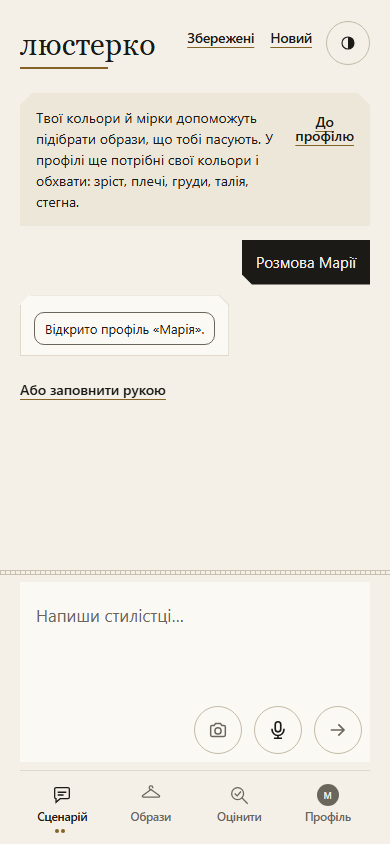
#> input picture аудит/проби/Е2-профіль-з-розмови-1011.png, 390 x 844 px
$ python -i 'вимір.py'   (imports and definitions only)
#> lines starting #> are read from the running program, lines starting #| are printed output that depends on the picture
### джерела/колір_простір_перетворення.py
# -*- coding: utf-8 -*-
"""ПЕРЕТВОРЕННЯ ПРОСТОРІВ І АДАПТАЦІЯ ОСВІТЛЮВАЧА — робочий простір CIELAB під D65:
SPACES (sRGB, P3), `to_lab`/`to_rgb`/`hex_з_lab`, `to_xyz`/`from_xyz`, OKLab для
палітрного масштабу (`to_oklab`, `d_ok` — R-COL-07/08), `адаптувати` (зведення кадру до
світла іншого кадру, фон Кріс у XYZ), `адаптувати_освітлювач` (C → D65, Bradford у LMS —
R-MUN-07; БІЛІ, _BRADFORD), `lch` (R-COL-03), `hx`, ΔE00 `de00` (звірено з Sharma 2005,
R-COL-01), сигмоїда `soft`.

ЧОМУ ОКРЕМИЙ ФАЙЛ (хвиля стандарту, СТАНДАРТ_КОДУ п.16: файл ≤ 1 500 рядків).
`colorspace.py` (1 731 рядок) розділено на сім модулів `колір_простір_*` ЧИСТИМ
перенесенням; `colorspace` лишився фасадом із реекспортом кожного імені. Тут — чиста
математика простору: функції своїх аргументів, без стану. `de00` стоїть тут, а не в
`колір_простір_стеля`, бо його кличе `адаптувати` (зсув у ΔE00 як діагностика), а модулі
поділу імпортують один одного лише вперед.

ЩО ТУТ (рядки — за `colorspace.py` до поділу, коміт d1dbd9a): SPACES, `_f`, `_fi`,
`to_lab`, `_inv`, `to_rgb`, `hex_з_lab`, `to_xyz`, `from_xyz` (159–196); OKLab (198–248);
`адаптувати` (250–268); БІЛІ, _BRADFORD, `_множ`, `_обернена_3x3`, _BRADFORD_ОБЕРНЕНА,
`адаптувати_освітлювач` (270–317); `lch`, `hx` (319–322); `de00` (324–347); `soft`
(349–350). Коментарі-провенанси переїхали разом із кодом.

РЕБРА. Імпортує `колір_простір_реєстр` (REGISTRY — білий освітлювача C); фасад не імпортує."""
import math
from колір_простір_реєстр import REGISTRY

# ─────────────────────────── Lab ↔ RGB (робочий простір) ───────────────────
ТИПОВИЙ_ПРОСТІР = "sRGB"   # одне визначення типового робочого простору (Е3-одна-величина, ч1)
SPACES = {"sRGB":((.4124,.3576,.1805,.2126,.7152,.0722,.0193,.1192,.9505),),
          "P3":  ((.4866,.2657,.1982,.2290,.6917,.0793,.0000,.0451,1.0439),)}
def f(t):
    """Компандинг CIE Lab: кубічний корінь над (6/29)³ = 216/24389, лінійна ділянка нижче."""
    return t**(1/3) if t > 216/24389 else (841/108)*t + 4/29
def fi(t):
    """Обернена до `_f`."""
    return t**3 if t**3 > 216/24389 else (t-4/29)*108/841
# [41 lines left out: functions to_lab, inv, to_rgb, hex_з_lab, to_xyz, from_xyz, not called in this run]

# ───────────────────────── OKLab: ПАЛІТРНИЙ МАСШТАБ ─────────────────────────
# ЧОМУ ВІН З'ЯВИВСЯ, І ЧОМУ САМЕ ЗАРАЗ (before/after на реальному рішенні).
# Корпус (тема-2) ще торік записав рішення НЕ як міграцію, а як РОЗДІЛЕННЯ:
# «ΔE00 надійний для малих різниць (<~5) … для палітрного масштабу L*C*h /
# OKLab; CIEDE2000 лишити для строгого match-tolerance». Рішення не було
# імплементоване: в коді 0 рядків OKLab, усі відстані — de00.
#
# ЩО ВИМІРЯНО, коли це нарешті перевірили числом:
#  · на 28 реальних кольорах каталогу 2.94% трійок ПОРУШУЮТЬ нерівність
#    трикутника, і найгірший випадок — найбанальніший образ, який існує:
#    чорний→молочний = 84.6, а через сірий = 38.9+27.4 = 66.3;
#  · медіана попарної ΔE00 у реальному образі = 35.9, і лише 0.3% пар лежать
#    у діапазоні ≤5, на якому CIEDE2000 підганяли.
# Отже координація.середня_близькість() УСЕРЕДНЮВАЛА величину, яка на її
# робочому масштабі не є метрикою. Усереднення попарних відстаней вимагає
# метричності; ΔE00 її не дає й не обіцяє — вона попарна ОЦІНКА, не простір.
#
# ДЕ ЛАМАЄТЬСЯ OKLab. Він рівномірніший для великих різниць і є справжнім
# евклідовим простором (тож усереднення й кластеризація законні), АЛЕ на малих
# різницях він гірший за CIEDE2000 і не має промислових допусків. Тому
# de00 ЛИШАЄТЬСЯ там, де питання «та сама річ чи інша» (verify, feed, свотчі),
# а OKLab бере палітрний масштаб. Це не заміна, це розділення за масштабом.
OK_M1 = ((0.8189330101, 0.3618667424, -0.1288597137),
          (0.0329845436, 0.9293118715,  0.0361456387),
          (0.0482003018, 0.2643662691,  0.6338517070))
OK_M2 = ((0.2104542553,  0.7936177850, -0.0040720468),
          (1.9779984951, -2.4285922050,  0.4505937099),
          (0.0259040371,  0.7827717662, -0.8086757660))

# R-COL-08 — дубль `colorspace.to_oklab`: OKLab для кластеризації й інтерполяції.
# [43 lines left out: functions to_oklab, d_ok, адаптувати, not called in this run]

# ── R-MUN-07: ЗМІНА ОСВІТЛЮВАЧА (C → D65) — НЕ ТЕ САМЕ, ЩО ЗВЕДЕННЯ КАДРІВ ───
# Pointer 1980 і реннотація Munsell задані під освітлювачем C; весь модуль рахує
# Lab під D65 (`to_xyz`/`from_xyz`: 0.95047/1.08883). Звіряти C*-стелю з-під C із
# кольором з-під D65 — систематична похибка по всьому шару гамуту (тема-2,
# R-MUN-07: «the mismatch is systematic across the whole gamut layer»).
# ЧОМУ НЕ `адаптувати` ВИЩЕ. Вона діагональна в XYZ, і для зміни освітлювача така
# діагональ — ТОТОЖНІСТЬ у Lab за побудовою: CIELAB уже нормує кожну вісь XYZ на
# свій білий, тож масштабування XYZ під новий білий скорочується з нормуванням.
# Виміряно на 8 вузлах корпусу: зсув C* = 0.00 на всіх восьми
# (`метод="XYZ"` нижче лишено саме для того, щоб це перевіряла проба, а не коментар).
# «Адаптувати наявним адаптером» дало б ті самі числа під новим іменем.
# Тому тут — фон Кріс у КОНУСНОМУ просторі (Bradford, T1: Lam 1985; ICC.1:2004,
# Annex E): масштабування діагональне в LMS, не в XYZ, і воно числа змінює.
# Виміряно на 576 вузлах Pointer (C→D65, Bradford): ΔL* −0.50…+0.24, Δh° −3.35…+0.44
# (середнє |Δh| 0.99°), ΔC* −1.14…+2.88 (середнє |ΔC*| 0.90; відносно −1.0 %…+5.1 %).
# Зсув малий, але систематичний — і тепер він у числах, а не в застереженні.
БІЛІ = {"D65": (0.95047, 1.0, 1.08883),          # той самий білий, що в to_xyz/from_xyz
        "C":   REGISTRY["illum_C"]["val"]}
BRADFORD = (( 0.8951,  0.2664, -0.1614),
             (-0.7502,  1.7135,  0.0367),
             ( 0.0389, -0.0685,  1.0296))
def множ(m, v):
    """Добуток 3×3 матриці на вектор."""
    return tuple(m[r][0]*v[0] + m[r][1]*v[1] + m[r][2]*v[2] for r in range(3))
def обернена_3x3(m):
    """Обернена 3×3 матриця (Крамер) — для матриці Bradford в `адаптувати_освітлювач`."""
    (a,b,c),(d,e,f),(g,h,i) = m
    det = a*(e*i-f*h) - b*(d*i-f*g) + c*(d*h-e*g)
    return (((e*i-f*h)/det, (c*h-b*i)/det, (b*f-c*e)/det),
            ((f*g-d*i)/det, (a*i-c*g)/det, (c*d-a*f)/det),
            ((d*h-e*g)/det, (b*g-a*h)/det, (a*e-b*d)/det))
BRADFORD_ОБЕРНЕНА = обернена_3x3(BRADFORD)   # рахується, а не переписується: без друкарських помилок

# [17 lines left out: function адаптувати_освітлювач, not called in this run]

# R-COL-03 — дубль `colorspace.lch`: L*C*h як інтерпретована трійка над Lab.
def lch(lab):
    """(L*, C*, h°) із Lab: C* — модуль (a, b), h — кут atan2 у градусах [0, 360)."""
    L,a,b=lab; return L, math.hypot(a,b), math.degrees(math.atan2(b,a))%360

# [4 lines left out: function lab_з_lch, not called in this run]
def hx(s):
    """Lab із «#rrggbb» (sRGB); рядок не з шести шістнадцяткових цифр — ValueError."""
    return to_lab(tuple(int(s.lstrip('#')[i:i+2],16) for i in (0,2,4)))

# ─────────────────────────── ΔE00 (звірено з Sharma 2005) ──────────────────
# R-COL-01 — дубль `colorspace.de00`: перцептивний простір замість sRGB (реєстр `rule_genus`).
# [32 lines left out: functions de00, soft, not called in this run]

### аудит/проби/вимір-портрета-1211/вимір.py
"""Мірило 2 наряду Річ-ознаки-обличчя-вимір-портрета: класи з виміру кадру між двома знімками тієї самої людини.
Зони — геометрією від облич і очей Хаара (OpenCV), різ — як `пікселіРечіП` (без поля, ≤64 px, згладжування)."""
import base64, io, json, os, sys
# opencv-python-headless<5 (у 5 нема каскадів Хаара) і Pillow — поза репозиторієм: PIP_DIR=<тека> або в середовищі
if os.environ.get("PIP_DIR"): sys.path.insert(0, os.environ["PIP_DIR"])
# КОРІНЬ=<дерево репозиторію> — міряти кодом іншого дерева (база ДО), типово — дерево самого стенда
sys.path.insert(0, os.environ.get("КОРІНЬ", str(__import__("pathlib").Path(__file__).resolve().parents[3])) + "/джерела")
import cv2, numpy as np
from PIL import Image
import портрет_вимір as ПВ, міст_вхід as МВ, face_features as ОЗ, colorspace as cs
ОБЛ = cv2.CascadeClassifier(cv2.data.haarcascades + "haarcascade_frontalface_default.xml")
ОКО = cv2.CascadeClassifier(cv2.data.haarcascades + "haarcascade_eye.xml")

def зони(img):
    сір = cv2.cvtColor(np.array(img), cv2.COLOR_RGB2GRAY)
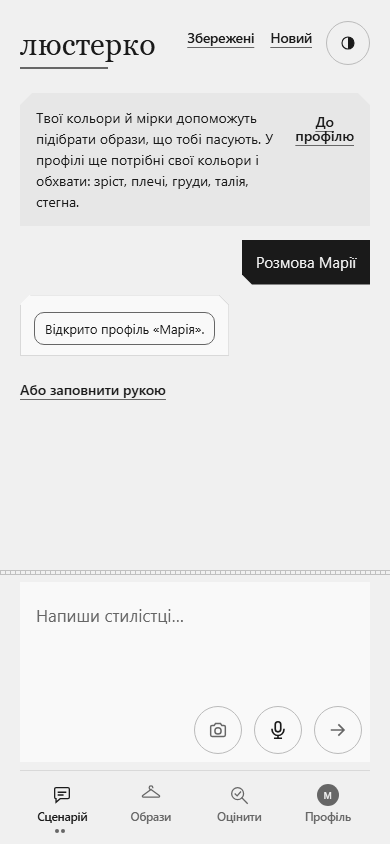
#> сір: shape (844, 390); min 25, max 249, mean 232.9
    H, W = сір.shape
#> H = 844; W = 390
    обл = sorted(ОБЛ.detectMultiScale(сір, 1.1, 5, minSize=(max(60, int(min(W, H) * .10)),) * 2), key=lambda f: -f[2])
#> обл = []
    if not len(обл) or (len(обл) > 1 and обл[1][2] > обл[0][2] * .7):
        return None, "облич %d" % len(обл)
    x, y, w, h = обл[0]
    # наближення воріт кадру моделі (`міст_вхід.ЧИТАННЯ_ПОРТРЕТА`, «If the photo is unusable»):
    # обличчя менше чверті кадру й чорно-біле фото модель відкидає до виміру — проба теж, інакше міряла б не портрет
    if w < min(W, H) * .25:
        return None, "обличчя < ¼ кадру"
    лаб = cv2.cvtColor(np.array(img.resize((96, 96))), cv2.COLOR_RGB2LAB).astype(float)
    if np.median(np.hypot(лаб[..., 1] - 128, лаб[..., 2] - 128)) < 4:
        return None, "чорно-біле"
    очі = ОКО.detectMultiScale(сір[y:y + h // 2, x:x + w], 1.05, 4, minSize=(w // 9, w // 9))
    очі = sorted(sorted(очі, key=lambda e: -e[2] * e[3])[:2], key=lambda e: e[0])
    if len(очі) != 2 or очі[1][0] < очі[0][0] + очі[0][2] * .6:
        # окуляри чи дрібне око: очі — геометрією рамки обличчя Хаара (центри на 0.30/0.70 ширини, 0.40 висоти)
        ew = int(w * .26)
        очі = [(int(w * .30 - ew / 2), int(h * .40 - ew / 2), ew, ew), (int(w * .70 - ew / 2), int(h * .40 - ew / 2), ew, ew)]
    т = lambda px, py: (round(px / W * 1000), round(py / H * 1000))
    def рамка(x0, y0, x1, y1):
        л, в = т(x0, y0); п, н = т(x1, y1)
        return {"ліво": max(0, л), "верх": max(0, в), "право": min(1000, п), "низ": min(1000, н)}
    з = {}
    for ім_о, ім_щ, (ex, ey, ew, eh) in (("око_ліве", "щока_ліва", очі[0]), ("око_праве", "щока_права", очі[1])):
        cx, cy, r = x + ex + ew / 2, y + ey + eh / 2, ew * .16
        з[ім_о] = рамка(cx - r, cy - r, cx + r, cy + r)
        з[ім_щ] = рамка(cx - w * .07, y + h * .60, cx + w * .07, y + h * .72)
    з["лоб"] = рамка(x + w * .38, y + h * .07, x + w * .62, y + h * .17)
    з["волосся"] = рамка(x + w * .36, y - h * .20, x + w * .64, y - h * .09)
    if з["волосся"]["верх"] >= з["волосся"]["низ"] - 5:
        return None, "волосся поза кадром"
    return з, None

# [57 lines left out: functions вирізати, заявлені, головна, not called in this run]


# [2 lines not run here, left out]

>>> import cv2
>>> picture = cv2.cvtColor(cv2.imread('../Е2-профіль-з-розмови-1011.png'), cv2.COLOR_BGR2RGB)
>>> result = зони(picture)
